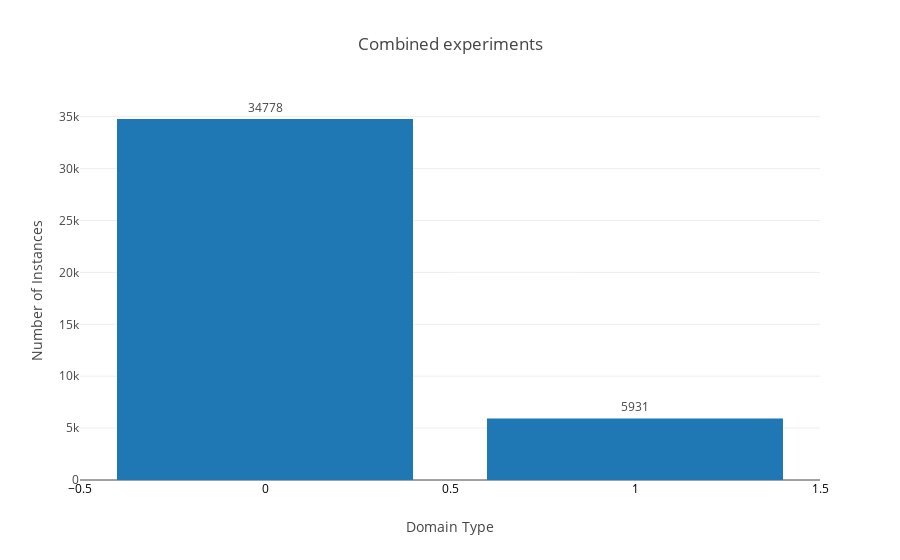

The cell this chart's notebook holds for it:
### Code cell
class_bal(df_sel,'Combined experiments')

### Figure 1 — Plotly figure (JSON) as saved in the notebook; plotly's stock layout.template omitted (floating-point values rounded to 4 significant figures)
{"data": [{"text": [34778, 5931], "textposition": "outside", "type": "bar", "uid": "b1cc0b8b-260a-41a4-bc04-32000b307efd", "x": [0, 1], "y": [34778, 5931]}], "layout": {"title": "Combined experiments", "xaxis": {"tickfont": {"color": "black", "size": 12}, "title": "Domain Type"}, "yaxis": {"title": "Number of Instances"}}}
